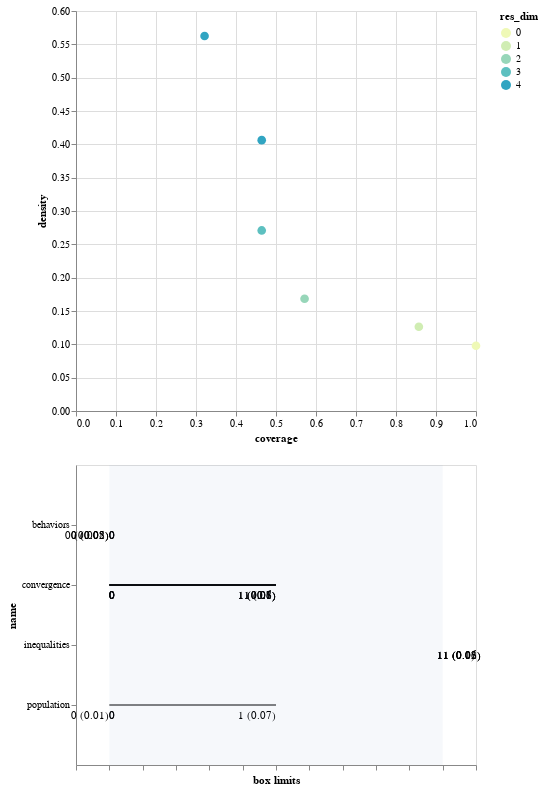

Source (notebook cell):
### Code cell
box1_ssp2.inspect_tradeoff()

### Figure 1 — Vega-Lite specification as saved in the notebook (floating-point values rounded to 4 significant figures)
{"$schema": "https://vega.github.io/schema/vega-lite/v3.4.0.json", "config": {"mark": {"tooltip": null}, "view": {"height": 300, "width": 400}}, "datasets": {"data-aede849c82bd578f056f2d474cb4fd1c": [{"id": 1, "maximum": 2, "minimum": 0, "name": "convergence", "qp_lower": -1, "qp_upper": 0.118, "x1": 0, "x2": 1}, {"id": 2, "maximum": 1, "minimum": 0, "name": "inequalities", "qp_lower": 0.1406, "qp_upper": -1, "x1": 1, "x2": 1}, {"id": 2, "maximum": 2, "minimum": 0, "name": "convergence", "qp_lower": -1, "qp_upper": 0.06236, "x1": 0, "x2": 1}, {"id": 3, "maximum": 1, "minimum": 0, "name": "inequalities", "qp_lower": 0.02953, "qp_upper": -1, "x1": 1, "x2": 1}, {"id": 3, "maximum": 2, "minimum": 0, "name": "convergence", "qp_lower": -1, "qp_upper": 0.0799, "x1": 0, "x2": 1}, {"id": 3, "maximum": 1, "minimum": 0, "name": "behaviors", "qp_lower": -1, "qp_upper": 0.05035, "x1": 0, "x2": 0}, {"id": 4, "maximum": 1, "minimum": 0, "name": "inequalities", "qp_lower": 0.0229, "qp_upper": -1, "x1": 1, "x2": 1}, {"id": 4, "maximum": 2, "minimum": 0, "name": "convergence", "qp_lower": -1, "qp_upper": 0.06753, "x1": 0, "x2": 1}, {"id": 4, "maximum": 2, "minimum": 0, "name": "population", "qp_lower": -1, "qp_upper": 0.06753, "x1": 0, "x2": 1}, {"id": 4, "maximum": 1, "minimum": 0, "name": "behaviors", "qp_lower": -1, "qp_upper": 0.007952, "x1": 0, "x2": 0}, {"id": 5, "maximum": 1, "minimum": 0, "name": "inequalities", "qp_lower": 0.06022, "qp_upper": -1, "x1": 1, "x2": 1}, {"id": 5, "maximum": 2, "minimum": 0, "name": "convergence", "qp_lower": -1, "qp_upper": 0.09994, "x1": 0, "x2": 1}, {"id": 5, "maximum": 2, "minimum": 0, "name": "population", "qp_lower": -1, "qp_upper": 0.01299, "x1": 0, "x2": 0}, {"id": 5, "maximum": 1, "minimum": 0, "name": "behaviors", "qp_lower": -1, "qp_upper": 0.01677, "x1": 0, "x2": 0}], "data-bb8d07f6df3d47a6a475317795287b23": [{"end": 1, "start": 0}], "data-c844245fd77f4eb622a3183fd066d40f": [{"coverage": 1, "density": 0.0979, "id": 0, "mass": 1, "mean": 0.0979, "res_dim": 0}, {"coverage": 0.8571, "density": 0.1263, "id": 1, "mass": 0.6643, "mean": 0.1263, "res_dim": 1}, {"coverage": 0.5714, "density": 0.1684, "id": 2, "mass": 0.3322, "mean": 0.1684, "res_dim": 2}, {"coverage": 0.4643, "density": 0.2708, "id": 3, "mass": 0.1678, "mean": 0.2708, "res_dim": 3}, {"coverage": 0.4643, "density": 0.4062, "id": 4, "mass": 0.1119, "mean": 0.4062, "res_dim": 4}, {"coverage": 0.3214, "density": 0.5625, "id": 5, "mass": 0.05594, "mean": 0.5625, "res_dim": 4}], "data-d751713988987e9331980363e24189ce": []}, "vconcat": [{"data": {"name": "data-c844245fd77f4eb622a3183fd066d40f"}, "encoding": {"color": {"field": "res_dim", "scale": {"range": ["#eff9b6", "#d0edb3", "#97d6b9", "#5dc0c0", "#31a5c2", "#1f80b8", "#2354a3", "#21318d"]}, "type": "ordinal"}, "opacity": {"condition": {"selection": "selector016", "value": 1}, "value": 0.4}, "tooltip": [{"field": "id", "type": "ordinal"}, {"field": "coverage", "format": ".2", "type": "quantitative"}, {"field": "density", "format": ".2", "type": "quantitative"}, {"field": "res_dim", "type": "ordinal"}], "x": {"field": "coverage", "type": "quantitative"}, "y": {"field": "density", "type": "quantitative"}}, "height": 400, "mark": {"size": 75, "type": "circle"}, "selection": {"selector016": {"fields": ["id"], "type": "single"}}, "width": 400}, {"layer": [{"data": {"name": "data-aede849c82bd578f056f2d474cb4fd1c"}, "encoding": {"x": {"axis": {"grid": false, "labels": false, "title": "box limits"}, "field": "x_lower", "scale": {"domain": [0, 1], "padding": 0.1}, "type": "quantitative"}, "x2": {"field": "x_upper"}, "y": {"field": "name", "scale": {"padding": 1}, "type": "nominal"}}, "mark": "rule", "transform": [{"as": "x_lower", "calculate": "(datum.x1-datum.minimum)/(datum.maximum-datum.minimum)"}, {"as": "x_upper", "calculate": "(datum.x2-datum.minimum)/(datum.maximum-datum.minimum)"}, {"filter": {"selection": "selector016"}}], "width": 400}, {"data": {"name": "data-aede849c82bd578f056f2d474cb4fd1c"}, "encoding": {"text": {"field": "text", "type": "ordinal"}, "x": {"axis": {"grid": false, "labels": false, "title": "box limits"}, "field": "x_lower", "scale": {"domain": [0, 1], "padding": 0.1}, "type": "quantitative"}, "x2": {"field": "x_upper"}, "y": {"field": "name", "scale": {"padding": 1}, "type": "nominal"}}, "mark": {"align": "left", "baseline": "top", "dy": 5, "type": "text"}, "transform": [{"as": "x_lower", "calculate": "(datum.x1-datum.minimum)/(datum.maximum-datum.minimum)"}, {"as": "x_upper", "calculate": "(datum.x2-datum.minimum)/(datum.maximum-datum.minimum)"}, {"filter": {"selection": "selector016"}}, {"as": "text", "calculate": "datum.qp_lower>0?format(datum.x1, \".2\")+\" (\"+format(datum.qp_lower, \".1~g\")+\")\" :format(datum.x1, \".2\")"}], "width": 400}, {"data": {"name": "data-aede849c82bd578f056f2d474cb4fd1c"}, "encoding": {"text": {"field": "text", "type": "ordinal"}, "x": {"field": "x_upper", "type": "quantitative"}, "x2": {"field": "x_upper"}, "y": {"field": "name", "scale": {"padding": 1}, "type": "nominal"}}, "mark": {"align": "right", "baseline": "top", "dy": 5, "type": "text"}, "transform": [{"as": "x_lower", "calculate": "(datum.x1-datum.minimum)/(datum.maximum-datum.minimum)"}, {"as": "x_upper", "calculate": "(datum.x2-datum.minimum)/(datum.maximum-datum.minimum)"}, {"filter": {"selection": "selector016"}}, {"as": "text", "calculate": "datum.qp_upper>0?format(datum.x2, \".2\")+\" (\"+format(datum.qp_upper, \".1\")+\")\" :format(datum.x2, \".2\")"}], "width": 400}, {"data": {"name": "data-bb8d07f6df3d47a6a475317795287b23"}, "encoding": {"x": {"field": "start", "type": "quantitative"}, "x2": {"field": "end"}}, "mark": {"opacity": 0.05, "type": "rect"}}, {"data": {"name": "data-d751713988987e9331980363e24189ce"}, "encoding": {"x": {"field": "x", "type": "quantitative"}, "y": {"field": "name", "type": "nominal"}}, "mark": "point", "transform": [{"filter": {"selection": "selector016"}}], "width": 400}, {"data": {"name": "data-d751713988987e9331980363e24189ce"}, "encoding": {"text": {"field": "item", "type": "nominal"}, "x": {"field": "x", "type": "quantitative"}, "y": {"field": "name", "type": "nominal"}}, "mark": {"align": "center", "baseline": "top", "dy": 5, "type": "text"}, "transform": [{"filter": {"selection": "selector016"}}], "width": 400}]}]}
